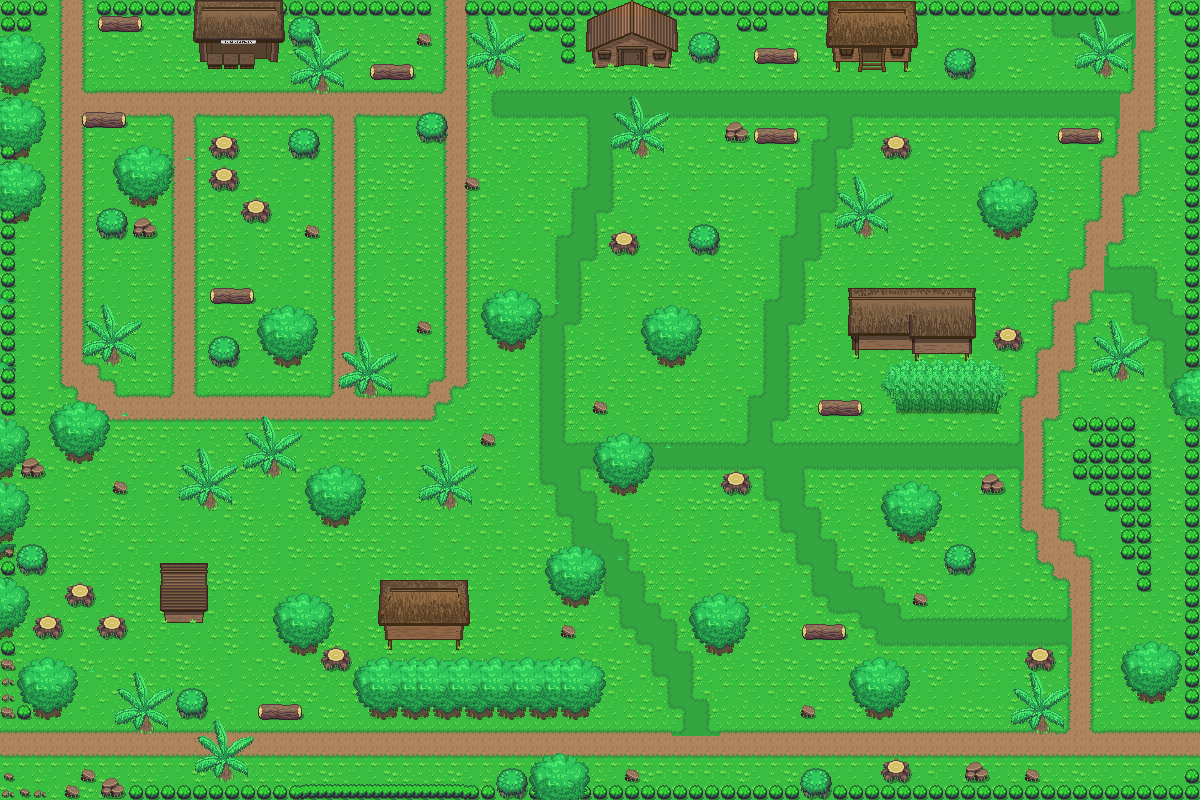

This is a level from a 2D game, rendered from its Tiled map with the project's own tilesets. A one-line summary and the map file follow, with tile-layer data summarised:
An orthogonal 75x50 tile map with 16x16 px tiles, 5 tile layers (Tile Layer 1, trees, objects, building, ...), 2 tilesets.

<map version="1.0" tiledversion="1.0.2" orientation="orthogonal" renderorder="left-down" width="75" height="50" tilewidth="16" tileheight="16" nextobjectid="1">
 <tileset firstgid="1" source="../../Tileset/Overworld.tsx" />
 <tileset firstgid="1729" source="../../Tileset/Building.tsx" />
 <layer name="Tile Layer 1" width="75" height="50">
  <data>[3750 cells, 3750 non-empty, 33 distinct tile ids]</data>
 </layer>
 <layer name="trees" width="75" height="50">
  <data>[3750 cells, 159 non-empty, 14 distinct tile ids]</data>
 </layer>
 <layer name="objects" width="75" height="50">
  <data>[3750 cells, 396 non-empty, 24 distinct tile ids]</data>
 </layer>
 <layer name="building" width="75" height="50">
  <data>[3750 cells, 149 non-empty, 149 distinct tile ids]</data>
 </layer>
 <layer name="AbovePlayer" width="75" height="50">
  <properties>
   <property name="unity:sortingLayerName" value="" />
  </properties>
  <data>[3750 cells, 572 non-empty, 81 distinct tile ids]</data>
 </layer>
</map>
